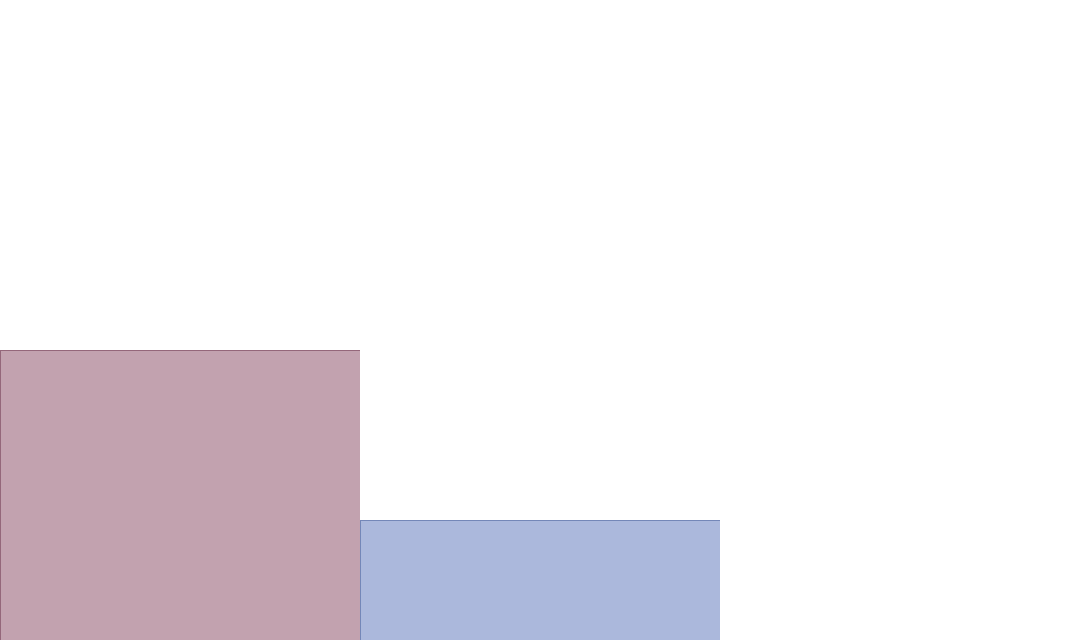
<?xml version="1.0" encoding="UTF-8"?>
<ui version="4.0">
 <class>overlay</class>
 <widget class="QWidget" name="overlay">
  <property name="geometry">
   <rect>
    <x>0</x>
    <y>0</y>
    <width>1080</width>
    <height>640</height>
   </rect>
  </property>
  <property name="windowTitle">
   <string>Form</string>
  </property>
  <property name="styleSheet">
   <string notr="true">background-color: rgba(255, 255, 255, 0);</string>
  </property>
  <layout class="QHBoxLayout" name="horizontalLayout">
   <property name="spacing">
    <number>0</number>
   </property>
   <property name="margin">
    <number>0</number>
   </property>
   <item>
    <widget class="QFrame" name="frame">
     <property name="frameShape">
      <enum>QFrame::StyledPanel</enum>
     </property>
     <property name="frameShadow">
      <enum>QFrame::Raised</enum>
     </property>
     <widget class="QFrame" name="frame_5">
      <property name="geometry">
       <rect>
        <x>0</x>
        <y>350</y>
        <width>361</width>
        <height>291</height>
       </rect>
      </property>
      <property name="styleSheet">
       <string notr="true">background-color: rgba(99, 17, 52, 100);</string>
      </property>
      <property name="frameShape">
       <enum>QFrame::StyledPanel</enum>
      </property>
      <property name="frameShadow">
       <enum>QFrame::Raised</enum>
      </property>
     </widget>
    </widget>
   </item>
   <item>
    <widget class="QFrame" name="frame_2">
     <property name="frameShape">
      <enum>QFrame::StyledPanel</enum>
     </property>
     <property name="frameShadow">
      <enum>QFrame::Raised</enum>
     </property>
     <widget class="QFrame" name="frame_4">
      <property name="geometry">
       <rect>
        <x>0</x>
        <y>520</y>
        <width>361</width>
        <height>121</height>
       </rect>
      </property>
      <property name="styleSheet">
       <string notr="true">background-color: rgba(41, 75, 166, 100);</string>
      </property>
      <property name="frameShape">
       <enum>QFrame::StyledPanel</enum>
      </property>
      <property name="frameShadow">
       <enum>QFrame::Raised</enum>
      </property>
      <zorder>frame</zorder>
     </widget>
     <zorder>frame_4</zorder>
     <zorder>frame</zorder>
     <zorder>frame</zorder>
    </widget>
   </item>
   <item>
    <widget class="QFrame" name="frame_3">
     <property name="frameShape">
      <enum>QFrame::StyledPanel</enum>
     </property>
     <property name="frameShadow">
      <enum>QFrame::Raised</enum>
     </property>
    </widget>
   </item>
  </layout>
 </widget>
 <resources/>
 <connections/>
</ui>
